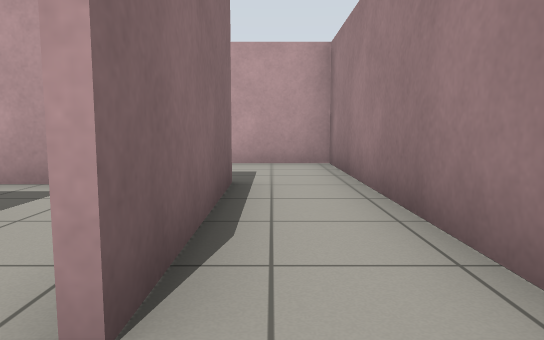
View 1 (above)

19 first-person views from a walk through a world built for the Gazebo simulator. The camera is 0.72 m above the floor, tilts 6° down and sees 70° across. The floor is counted in squares, 1 m on a side. Each view is taken from the middle of a square. On the plan, view 1 faces up. The plan holds only what a view shows up to about 11 squares ahead; the rest is blank.

View 2
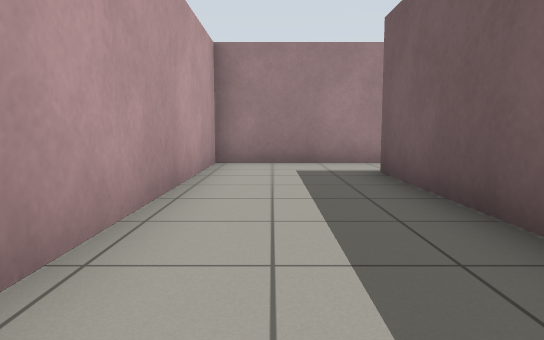

View 3
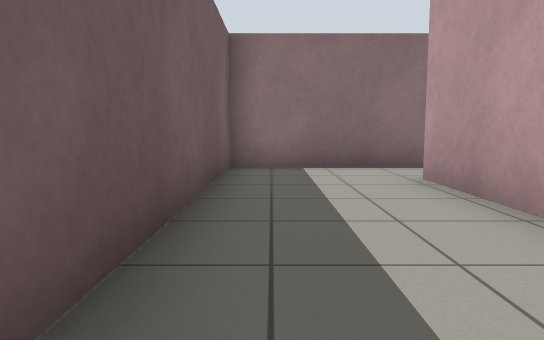

View 4
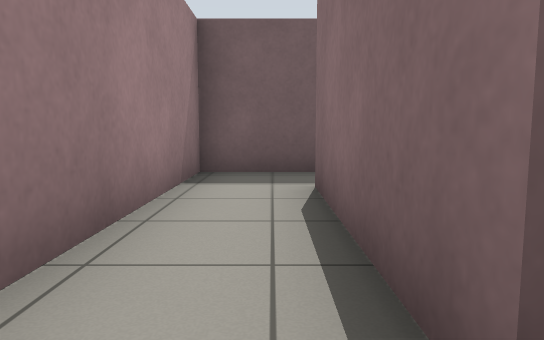

View 5
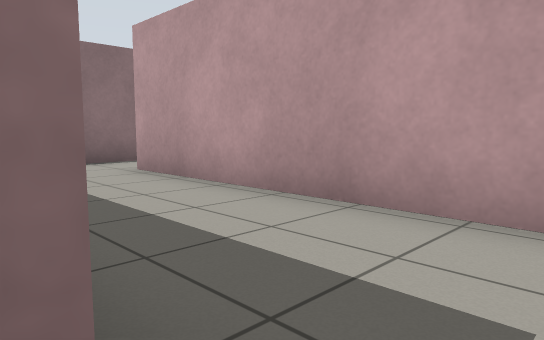

View 6
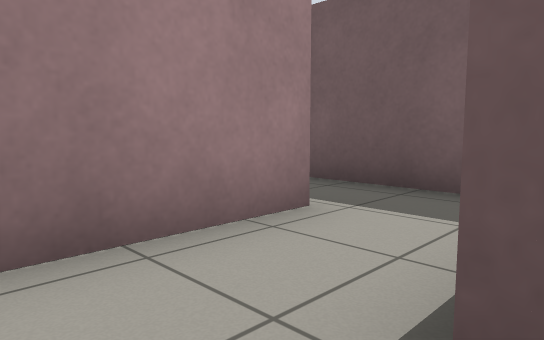

View 7
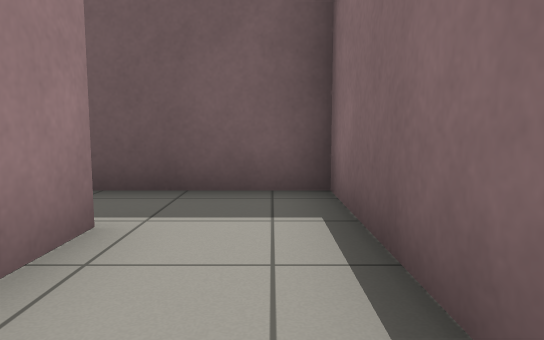

View 8
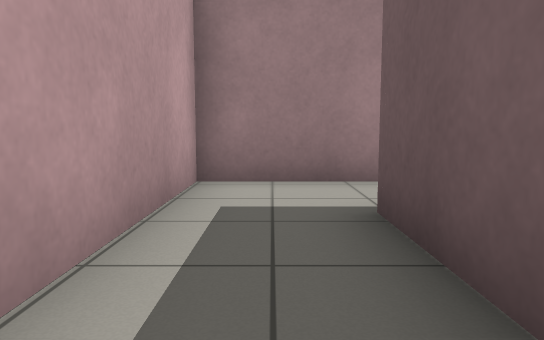

View 9
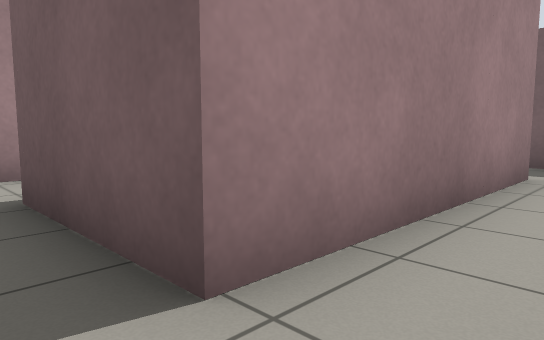

View 10
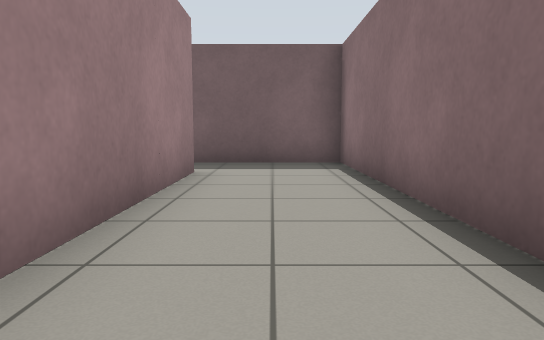

View 11
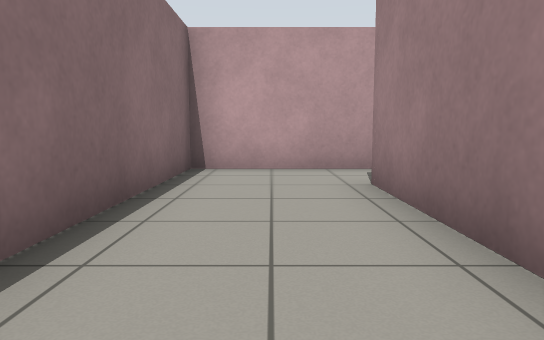

View 12
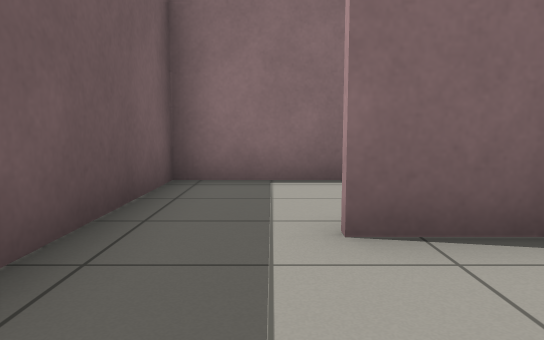

View 13
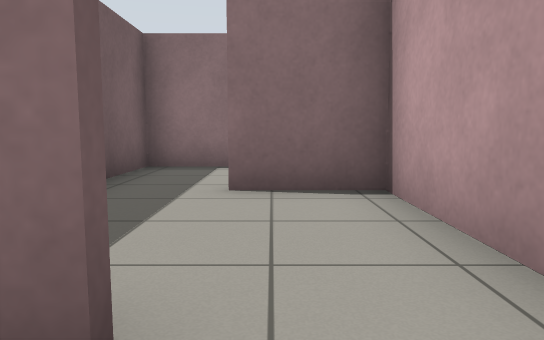

View 14
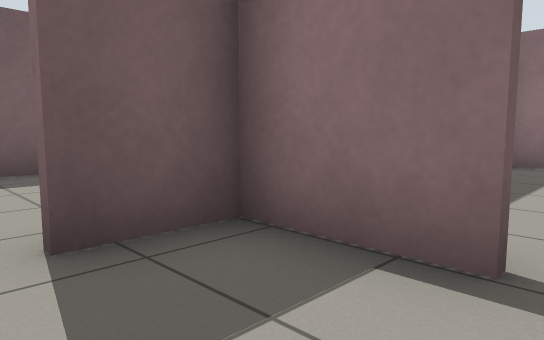

View 15
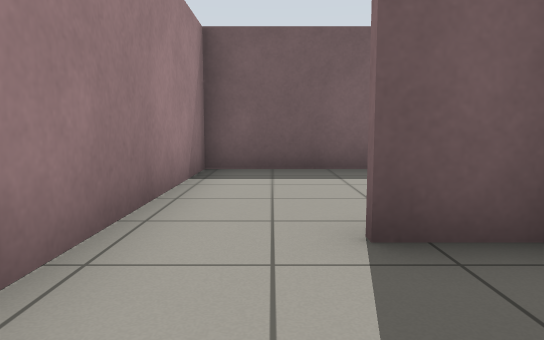

View 16
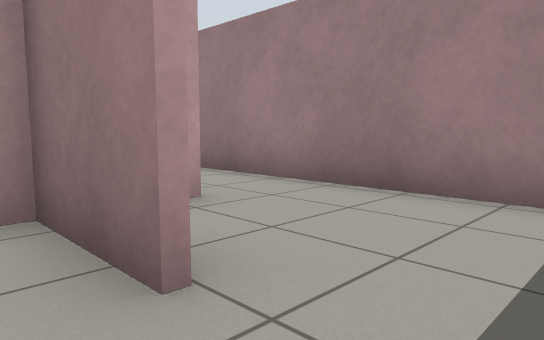

View 17
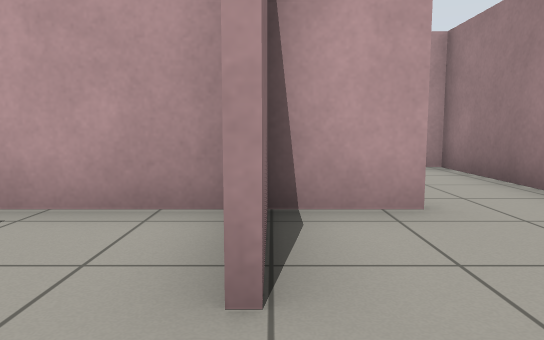

View 18
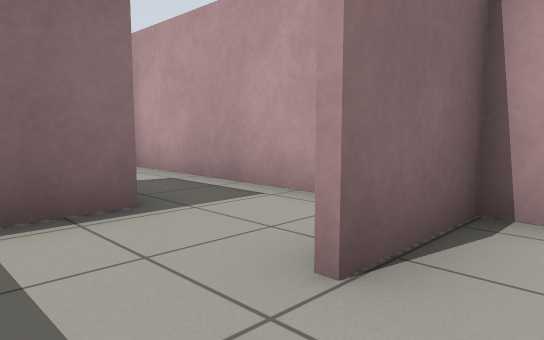

View 19
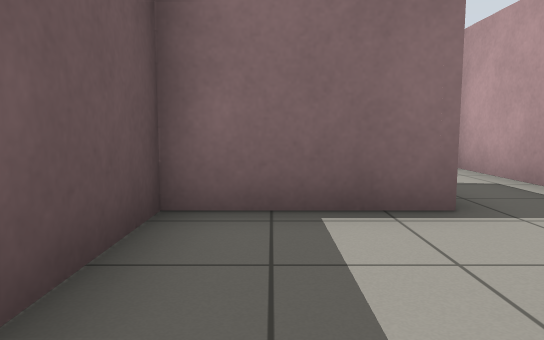

### Floor plan
Points are (right, up) in squares from view 1. A wall is a line through its corners. A room is listed if a view was taken in it or the views show most of it. See-through windows are left out.
Room 1 (views 1, 2, 3, 4, 5)
walls: (-1.5, -0.5) (1.3, -0.5); (-8.5, 5.2) (-0.5, 5.2) (-0.5, 1.1); (-8.5, 7.6) (-8.5, 5.1); (1.2, -1) (1.2, 8.2) (-6.7, 8.2)
ways out: opening at (-1, 0.5) to room 7; opening at (-7, 8)
Room 2 (views 6, 7, 8, 9, 10, 11)
walls: (-8.5, 5.1) (-8.5, -2.4); (-5.7, -2.6) (-5.7, 3.1) (-2.7, 3.1); (-0.7, 3.5) (-0.7, 5) (-8.5, 5)
ways out: opening at (-7, -3) to room 3; opening at (-2, 2.5) to room 7
Room 3 (view 12)
walls: (-2.7, -0.7) (-5.5, -0.7) (-5.5, -2.6); (-8.5, -2.4) (-8.5, -4.4) (-4.9, -4.4)
ways out: opening at (-7, -3) to room 2; opening at (-2, -2) to room 4
Room 4 (views 13, 14, 15)
walls: (-2, -2.5) (-2, -3.9); (-2.2, -4.4) (-0.6, -4.4); (1.2, -4.5) (1.2, -1)
ways out: opening at (-2, -2) to room 3; opening at (0, -4) to room 6
Room 5 (view 16)
walls: (-4.4, -6.2) (-4.4, -9) (-2.5, -9); (-2.2, -6.6) (-2.2, -4.4); (-2.1, -4.6) (-4.5, -4.6)
ways out: opening at (-2, -7.5) to room 6; opening at (-5.5, -5.5)
Room 6 (views 17, 18, 19)
walls: (-0.6, -4.6) (-2.1, -4.6); (-2.5, -9) (1.2, -9) (1.2, -4.5); (-2, -3.9) (-2, -6.6)
ways out: opening at (0, -4) to room 4; opening at (-2, -7.5) to room 5
Room 7 (no view inside)
walls: (-2.7, 3.1) (-2.7, -0.7); (-0.7, 1.1) (-0.7, 3.5); (-2.7, -0.5) (-1.5, -0.5)
ways out: opening at (-1, 0.5) to room 1; opening at (-2, 2.5) to room 2

Positions as (right, up) in squares from view 1, and headings:
1: (0, 0), facing up
2: (-7, 7), facing right
3: (-1, 6), facing left
4: (0, 6), facing down
5: (0, 5), facing up-left
6: (-3, 4), facing down-right
7: (-2, 4), facing down
8: (-6, 4), facing right
9: (-7, 4), facing down-right
10: (-7, 4), facing down
11: (-7, -2), facing up
12: (-3, -3), facing left
13: (-1, -2), facing left
14: (0, -2), facing down-left
15: (0, -2), facing down
16: (-3, -8), facing up-right
17: (-2, -8), facing up
18: (-1, -8), facing up-left
19: (-1, -8), facing left
